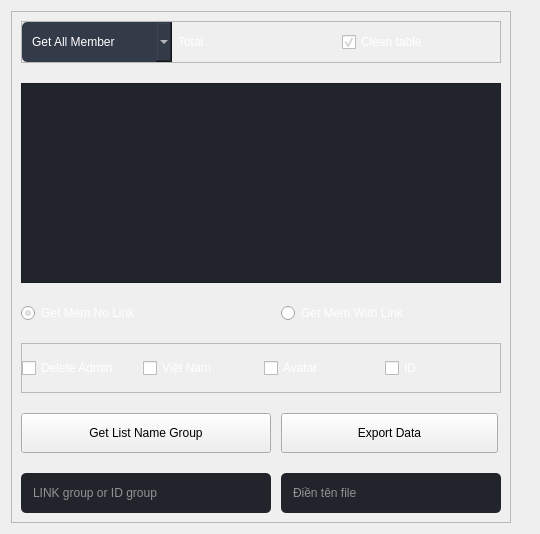
                   <widget class="QWidget" name="page_4">
                    <layout class="QVBoxLayout" name="verticalLayout_12">
                     <item>
                      <widget class="QWidget" name="widget_5" native="true">
                       <layout class="QHBoxLayout" name="horizontalLayout_17">
                        <property name="spacing">
                         <number>0</number>
                        </property>
                        <property name="leftMargin">
                         <number>0</number>
                        </property>
                        <property name="topMargin">
                         <number>0</number>
                        </property>
                        <property name="rightMargin">
                         <number>0</number>
                        </property>
                        <property name="bottomMargin">
                         <number>0</number>
                        </property>
                        <item>
                         <widget class="QFrame" name="frame_15">
                          <property name="minimumSize">
                           <size>
                            <width>500</width>
                            <height>0</height>
                           </size>
                          </property>
                          <property name="maximumSize">
                           <size>
                            <width>500</width>
                            <height>16777215</height>
                           </size>
                          </property>
                          <property name="styleSheet">
                           <string notr="true"/>
                          </property>
                          <property name="frameShape">
                           <enum>QFrame::StyledPanel</enum>
                          </property>
                          <property name="frameShadow">
                           <enum>QFrame::Raised</enum>
                          </property>
                          <layout class="QGridLayout" name="gridLayout_5">
                           <property name="horizontalSpacing">
                            <number>10</number>
                           </property>
                           <property name="verticalSpacing">
                            <number>20</number>
                           </property>
                           <item row="2" column="0" colspan="2">
                            <widget class="QFrame" name="frame_12">
                             <property name="frameShape">
                              <enum>QFrame::StyledPanel</enum>
                             </property>
                             <property name="frameShadow">
                              <enum>QFrame::Raised</enum>
                             </property>
                             <layout class="QHBoxLayout" name="horizontalLayout_9">
                              <property name="leftMargin">
                               <number>0</number>
                              </property>
                              <property name="topMargin">
                               <number>0</number>
                              </property>
                              <property name="rightMargin">
                               <number>0</number>
                              </property>
                              <property name="bottomMargin">
                               <number>0</number>
                              </property>
                              <item>
                               <widget class="QComboBox" name="comboBox_3">
                                <property name="minimumSize">
                                 <size>
                                  <width>150</width>
                                  <height>40</height>
                                 </size>
                                </property>
                                <property name="maximumSize">
                                 <size>
                                  <width>150</width>
                                  <height>16777215</height>
                                 </size>
                                </property>
                                <property name="styleSheet">
                                 <string notr="true">QComboBox{
font: 10pt &quot;Alata&quot;;
background-color: rgb(52, 59, 72);
color: rgb(255, 255, 255);
	border-radius: 5px;

	padding: 5px;
	padding-left: 10px;
}
QComboBox:hover{
	border: 2px solid rgb(64, 71, 88);
}
QComboBox QAbstractItemView {
color: rgb(170, 0, 255);
	background-color: rgb(239, 238, 254);
	padding: 10px;
	selection-background-color: rgb(39, 44, 54);
	border:none
}</string>
                                </property>
                                <item>
                                 <property name="text">
                                  <string>Get All Member</string>
                                 </property>
                                </item>
                               </widget>
                              </item>
                              <item>
                               <widget class="QLabel" name="label_2">
                                <property name="styleSheet">
                                 <string notr="true">color: rgb(255, 255, 255);</string>
                                </property>
                                <property name="text">
                                 <string>Total : </string>
                                </property>
                               </widget>
                              </item>
                              <item>
                               <widget class="QCheckBox" name="checkBox_3">
                                <property name="styleSheet">
                                 <string notr="true">color: rgb(255, 255, 255);</string>
                                </property>
                                <property name="text">
                                 <string>Clean table</string>
                                </property>
                                <property name="checked">
                                 <bool>true</bool>
                                </property>
                               </widget>
                              </item>
                             </layout>
                            </widget>
                           </item>
                           <item row="6" column="0" colspan="2">
                            <widget class="QFrame" name="frame_30">
                             <property name="minimumSize">
                              <size>
                               <width>0</width>
                               <height>50</height>
                              </size>
                             </property>
                             <property name="frameShape">
                              <enum>QFrame::StyledPanel</enum>
                             </property>
                             <property name="frameShadow">
                              <enum>QFrame::Raised</enum>
                             </property>
                             <layout class="QHBoxLayout" name="horizontalLayout_25">
                              <property name="leftMargin">
                               <number>0</number>
                              </property>
                              <property name="topMargin">
                               <number>0</number>
                              </property>
                              <property name="rightMargin">
                               <number>0</number>
                              </property>
                              <property name="bottomMargin">
                               <number>0</number>
                              </property>
                              <item>
                               <widget class="QCheckBox" name="checkBox_17">
                                <property name="styleSheet">
                                 <string notr="true">color: rgb(255, 255, 255);</string>
                                </property>
                                <property name="text">
                                 <string>Delete Admin</string>
                                </property>
                               </widget>
                              </item>
                              <item>
                               <widget class="QCheckBox" name="checkBox_2">
                                <property name="styleSheet">
                                 <string notr="true">color: rgb(255, 255, 255);</string>
                                </property>
                                <property name="text">
                                 <string>Việt Nam</string>
                                </property>
                               </widget>
                              </item>
                              <item>
                               <widget class="QCheckBox" name="checkBox">
                                <property name="styleSheet">
                                 <string notr="true">color: rgb(255, 255, 255);</string>
                                </property>
                                <property name="text">
                                 <string>Avatar</string>
                                </property>
                               </widget>
                              </item>
                              <item>
                               <widget class="QCheckBox" name="checkBox_4">
                                <property name="styleSheet">
                                 <string notr="true">color: rgb(255, 255, 255);</string>
                                </property>
                                <property name="text">
                                 <string>ID</string>
                                </property>
                               </widget>
                              </item>
                             </layout>
                            </widget>
                           </item>
                           <item row="3" column="0" colspan="2">
                            <widget class="QPlainTextEdit" name="plainTextEdit_5">
                             <property name="minimumSize">
                              <size>
                               <width>200</width>
                               <height>200</height>
                              </size>
                             </property>
                             <property name="styleSheet">
                              <string notr="true">background-color: rgb(33, 37, 43);</string>
                             </property>
                            </widget>
                           </item>
                           <item row="4" column="0">
                            <widget class="QRadioButton" name="radioButton_4">
                             <property name="styleSheet">
                              <string notr="true">color: rgb(255, 255, 255);</string>
                             </property>
                             <property name="text">
                              <string>Get Mem No Link</string>
                             </property>
                             <property name="checked">
                              <bool>true</bool>
                             </property>
                            </widget>
                           </item>
                           <item row="9" column="1">
                            <widget class="QPushButton" name="pushButton_17">
                             <property name="minimumSize">
                              <size>
                               <width>217</width>
                               <height>40</height>
                              </size>
                             </property>
                             <property name="maximumSize">
                              <size>
                               <width>217</width>
                               <height>40</height>
                              </size>
                             </property>
                             <property name="text">
                              <string>Export Data</string>
                             </property>
                            </widget>
                           </item>
                           <item row="10" column="0">
                            <widget class="QLineEdit" name="searching_3">
                             <property name="minimumSize">
                              <size>
                               <width>250</width>
                               <height>40</height>
                              </size>
                             </property>
                             <property name="maximumSize">
                              <size>
                               <width>16777215</width>
                               <height>16777215</height>
                              </size>
                             </property>
                             <property name="styleSheet">
                              <string notr="true">
QLineEdit {
background-color: rgb(33, 37, 43);
color: rgb(255, 255, 255);
	border-radius: 5px;

	padding-left: 10px;
}
QLineEdit:hover {
	border: 2px solid rgb(64, 71, 88);
}
QLineEdit:focus {
	border: 2px solid rgb(91, 101, 124);
}</string>
                             </property>
                             <property name="placeholderText">
                              <string>LINK group or ID group</string>
                             </property>
                            </widget>
                           </item>
                           <item row="9" column="0">
                            <widget class="QPushButton" name="pushButton_12">
                             <property name="minimumSize">
                              <size>
                               <width>0</width>
                               <height>40</height>
                              </size>
                             </property>
                             <property name="maximumSize">
                              <size>
                               <width>16777215</width>
                               <height>40</height>
                              </size>
                             </property>
                             <property name="text">
                              <string>Get List Name Group</string>
                             </property>
                            </widget>
                           </item>
                           <item row="10" column="1">
                            <widget class="QLineEdit" name="lineEdit_11">
                             <property name="minimumSize">
                              <size>
                               <width>0</width>
                               <height>40</height>
                              </size>
                             </property>
                             <property name="styleSheet">
                              <string notr="true">
QLineEdit {
background-color: rgb(33, 37, 43);
color: rgb(255, 255, 255);
	border-radius: 5px;

	padding-left: 10px;
}
QLineEdit:hover {
	border: 2px solid rgb(64, 71, 88);
}
QLineEdit:focus {
	border: 2px solid rgb(91, 101, 124);
}</string>
                             </property>
                             <property name="placeholderText">
                              <string>Điền tên file</string>
                             </property>
                            </widget>
                           </item>
                           <item row="4" column="1">
                            <widget class="QRadioButton" name="radioButton_5">
                             <property name="styleSheet">
                              <string notr="true">color: rgb(255, 255, 255);</string>
                             </property>
                             <property name="text">
                              <string>Get Mem With Link</string>
                             </property>
                            </widget>
                           </item>
                          </layout>
                         </widget>
                        </item>
                        <item>
                         <widget class="QWidget" name="widget_15" native="true">
                          <layout class="QVBoxLayout" name="verticalLayout_21"/>
                         </widget>
                        </item>
                       </layout>
                      </widget>
                     </item>
                    </layout>
                   </widget>
